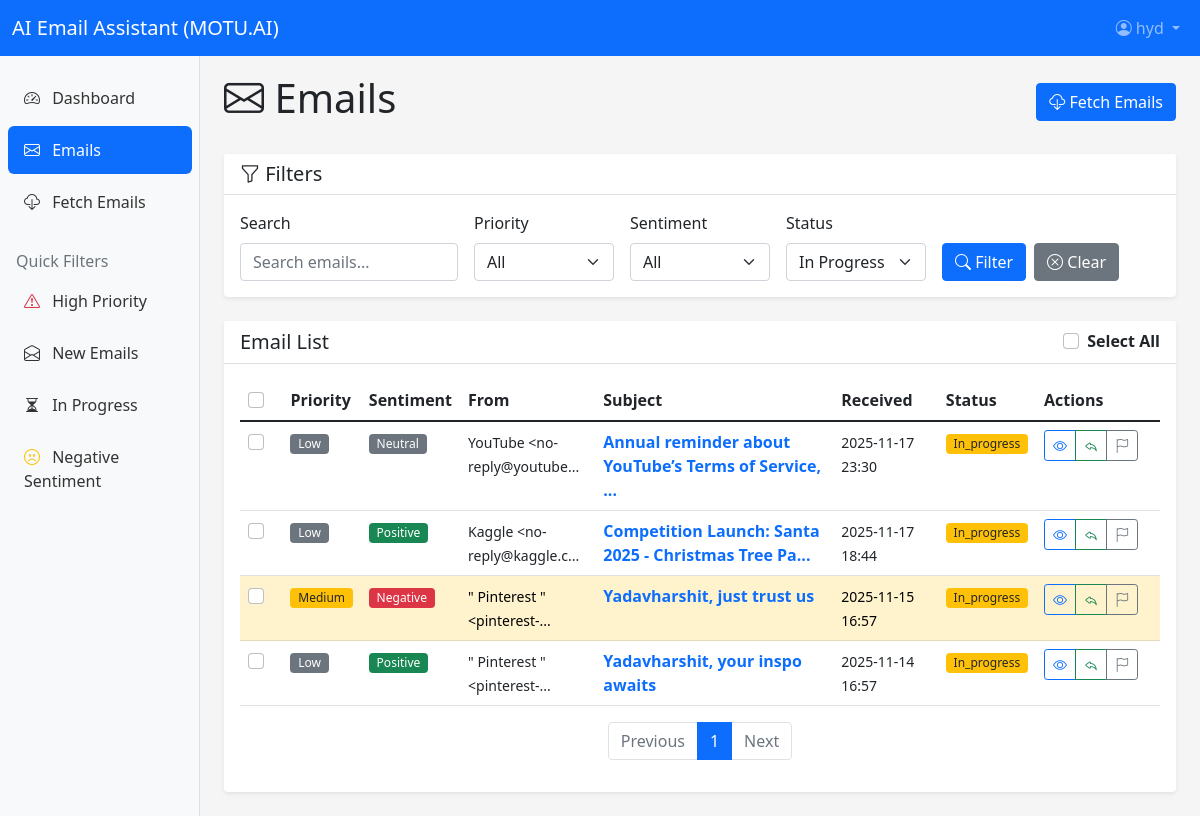
/emails?status=in_progress (signed in), run on the app's committed database.
### app/models.py (models this page shows, shortened)
class User(UserMixin, db.Model):
    __tablename__ = 'users'
    id = db.Column(db.Integer, primary_key=True)
    email = db.Column(db.String(120), unique=True, nullable=False, index=True)
    username = db.Column(db.String(80), unique=True, nullable=False)
    password_hash = db.Column(db.String(255), nullable=False)
    is_active = db.Column(db.Boolean, default=True)
    is_admin = db.Column(db.Boolean, default=False)
    created_at = db.Column(db.DateTime, default=datetime.utcnow)
    last_login = db.Column(db.DateTime)
    emails = db.relationship('Email', backref='user', lazy='dynamic')
    ai_usage = db.relationship('AIModelUsage', backref='user', lazy='dynamic')

class Email(db.Model):
    __tablename__ = 'emails'
    id = db.Column(db.Integer, primary_key=True)
    message_id = db.Column(db.String(255), unique=True, nullable=False, index=True)
    user_id = db.Column(db.Integer, db.ForeignKey('users.id'), nullable=False)
    thread_id = db.Column(db.Integer, db.ForeignKey('email_threads.id'), nullable=True)
    from_address = db.Column(db.String(255), nullable=False, index=True)
    to_address = db.Column(db.String(255), nullable=False)
    cc_address = db.Column(db.String(500))
    subject = db.Column(db.String(500), nullable=False)
    body = db.Column(db.Text)
    body_plain = db.Column(db.Text)
    body_html = db.Column(db.Text)
    received_at = db.Column(db.DateTime, nullable=False, index=True)
    created_at = db.Column(db.DateTime, default=datetime.utcnow)
    replied_at = db.Column(db.DateTime)
    sentiment = db.Column(db.String(20), index=True)  # positive, negative, neutral
    sentiment_score = db.Column(db.Float)  # confidence score
    priority = db.Column(db.String(20), index=True)  # high, medium, low
    status = db.Column(db.String(20), default='new', index=True)  # new, in_progress, replied, ignored
    is_read = db.Column(db.Boolean, default=False)
    is_flagged = db.Column(db.Boolean, default=False)
    generated_reply = db.Column(db.Text)
    ai_model_used = db.Column(db.String(50))
    message_size = db.Column(db.Integer)
    in_reply_to = db.Column(db.String(255))
    references = db.Column(db.Text)
    __table_args__ = (
        db.Index('idx_email_user_status', 'user_id', 'status'),
        db.Index('idx_email_user_priority', 'user_id', 'priority'),
        db.Index('idx_email_user_sentiment', 'user_id', 'sentiment'),
        db.Index('idx_email_received_at', 'received_at'),
    )
    @property
    def sentiment_badge_class(self):
        classes = {
            'positive': 'badge-success',
            'negative': 'badge-danger',
            'neutral': 'badge-secondary'
        }
        return classes.get(self.sentiment, 'badge-secondary')
    @property
    def priority_badge_class(self):
        classes = {
            'high': 'badge-danger',
            'medium': 'badge-warning',
            'low': 'badge-secondary'
        }
        return classes.get(self.priority, 'badge-secondary')
    @property
    def status_badge_class(self):
        classes = {
            'new': 'badge-primary',
            'in_progress': 'badge-warning',
            'replied': 'badge-success',
            'ignored': 'badge-secondary'
        }
        return classes.get(self.status, 'badge-secondary')

### app/main/routes.py (the view, shortened to what this page needs)
@bp.route("/emails")
@login_required
def emails_list():
    master_user_id = get_master_user_id()
    page = request.args.get("page", 1, type=int)
    priority_filter = request.args.get("priority", "all")
    sentiment_filter = request.args.get("sentiment", "all")
    status_filter = request.args.get("status", "all")
    search_query = request.args.get("search", "")
    query = Email.query.filter_by(user_id=master_user_id)
    if priority_filter != "all":
        query = query.filter_by(priority=priority_filter)
    if sentiment_filter != "all":
        query = query.filter_by(sentiment=sentiment_filter)
    if status_filter != "all":
        query = query.filter_by(status=status_filter)
    emails = query.order_by(desc(Email.received_at)).paginate(
        page=page,
        per_page=current_app.config["EMAILS_PER_PAGE"],
        error_out=False,
    )
    return render_template(
        "main/emails_list.html",
        title="Emails",
        emails=emails,
        priority_filter=priority_filter,
        sentiment_filter=sentiment_filter,
        status_filter=status_filter,
        search_query=search_query,
    )

### app/main/routes.py (called while the page is built)
def get_master_user_id() -> int:
    imap_email = current_app.config.get("IMAP_USERNAME") or os.getenv("IMAP_USERNAME")
    if imap_email:
        master = User.query.filter_by(email=imap_email).first()
        if master:
            return master.id
    fallback = User.query.filter_by(is_active=True).order_by(User.id.asc()).first()
    if fallback:
        return fallback.id
    if current_user and current_user.is_authenticated:
        return current_user.id
    return 1

### app/models.py (called while the page is built)
@login_manager.user_loader
def load_user(user_id):
    return User.query.get(int(user_id))

### app/templates/main/emails_list.html (shortened to what this page needs)
{% extends "base.html" %}
{% block content %}
<div class="d-flex justify-content-between align-items-center mb-4">
    <h1><i class="bi bi-envelope"></i> Emails</h1>
    <button class="btn btn-primary" onclick="fetchEmails()">
        <i class="bi bi-cloud-download"></i> Fetch Emails
    </button>
</div>
<div class="card mb-4">
    <div class="card-header">
        <h5 class="mb-0"><i class="bi bi-funnel"></i> Filters</h5>
    </div>
    <div class="card-body">
        <form method="GET" class="row g-3">
            <div class="col-md-3">
                <label for="search" class="form-label">Search</label>
                <input type="text" class="form-control" id="search" name="search"
                       placeholder="Search emails..." value="{{ search_query }}">
            </div>
            <div class="col-md-2">
                <label for="priority" class="form-label">Priority</label>
                <select class="form-select" id="priority" name="priority">
                    <option value="all" {% if priority_filter == 'all' %}selected{% endif %}>All</option>
                </select>
            </div>
            <div class="col-md-2">
                <label for="sentiment" class="form-label">Sentiment</label>
                <select class="form-select" id="sentiment" name="sentiment">
                    <option value="all" {% if sentiment_filter == 'all' %}selected{% endif %}>All</option>
                </select>
            </div>
            <div class="col-md-2">
                <label for="status" class="form-label">Status</label>
                <select class="form-select" id="status" name="status">
                    <option value="in_progress" {% if status_filter == 'in_progress' %}selected{% endif %}>In Progress</option>
                </select>
            </div>
            <div class="col-md-3 d-flex align-items-end">
                <button type="submit" class="btn btn-primary me-2">
                    <i class="bi bi-search"></i> Filter
                </button>
                <a href="{{ url_for('main.emails_list') }}" class="btn btn-secondary">
                    <i class="bi bi-x-circle"></i> Clear
                </a>
            </div>
        </form>
    </div>
</div>
<div class="card">
    <div class="card-header d-flex justify-content-between align-items-center">
        <h5 class="mb-0">Email List</h5>
        <div class="form-check">
            <input class="form-check-input" type="checkbox" id="selectAll" onchange="toggleSelectAll()">
            <label class="form-check-label" for="selectAll">Select All</label>
        </div>
    </div>
    <div class="card-body">
        {% if emails.items %}
            <div class="table-responsive">
                <table class="table table-hover">
                    <thead>
                        <tr>
                            <th width="5%">
                                <input type="checkbox" class="form-check-input" onchange="toggleSelectAll()">
                            </th>
                            <th width="8%">Priority</th>
                            <th width="8%">Sentiment</th>
                            <th width="15%">From</th>
                            <th width="30%">Subject</th>
                            <th width="12%">Received</th>
                            <th width="8%">Status</th>
                            <th width="14%">Actions</th>
                        </tr>
                    </thead>
                    <tbody>
                        {% for email in emails.items %}
                        <tr class="{% if email.priority == 'high' %}table-danger{% elif email.priority == 'medium' %}table-warning{% endif %}">
                            <td>
                                <input type="checkbox" class="form-check-input email-checkbox" value="{{ email.id }}" onchange="updateBulkActions()">
                            </td>
                            <td>
                                <span class="badge {{ email.priority_badge_class }}">
                                    {{ email.priority|title }}
                                </span>
                            </td>
                            <td>
                                <span class="badge {{ email.sentiment_badge_class }}">
                                    {{ email.sentiment|title }}
                                </span>
                            </td>
                            <td>
                                <small>{{ email.from_address[:25] }}{% if email.from_address|length > 25 %}...{% endif %}</small>
                            </td>
                            <td>
                                <a href="{{ url_for('main.email_detail', email_id=email.id) }}" class="text-decoration-none">
                                    <strong>{{ email.subject[:50] }}{% if email.subject|length > 50 %}...{% endif %}</strong>
                                </a>
                            </td>
                            <td>
                                <small>{{ email.received_at.strftime('%Y-%m-%d %H:%M') }}</small>
                            </td>
                            <td>
                                <span class="badge {{ email.status_badge_class }}">
                                    {{ email.status|title }}
                                </span>
                            </td>
                            <td>
                                <div class="btn-group btn-group-sm">
                                    <a href="{{ url_for('main.email_detail', email_id=email.id) }}"
                                       class="btn btn-outline-primary" title="View">
                                        <i class="bi bi-eye"></i>
                                    </a>
                                    {% if email.generated_reply %}
                                        <a href="{{ url_for('main.email_detail', email_id=email.id) }}#reply"
                                           class="btn btn-outline-success" title="View Reply">
                                            <i class="bi bi-reply"></i>
                                        </a>
                                    {% endif %}
                                    <button class="btn btn-outline-secondary" title="Flag" onclick="toggleFlag({{ email.id }})">
                                        <i class="bi {% if email.is_flagged %}bi-flag-fill{% else %}bi-flag{% endif %}"></i>
                                    </button>
                                </div>
                            </td>
                        </tr>
                        {% endfor %}
                    </tbody>
                </table>
            </div>
            <nav aria-label="Email pagination">
                <ul class="pagination justify-content-center">
                    {% if emails.has_prev %}
                        <li class="page-item">
                            <a class="page-link" href="{{ url_for('main.emails_list', page=emails.prev_num, priority=priority_filter, sentiment=sentiment_filter, status=status_filter, search=search_query) }}">
                                Previous
                            </a>
                        </li>
                    {% else %}
                        <li class="page-item disabled">
                            <span class="page-link">Previous</span>
                        </li>
                    {% endif %}
                    {% for page_num in emails.iter_pages(left_edge=1, right_edge=1, left_current=1, right_current=2) %}
                        {% if page_num %}
                            {% if page_num != emails.page %}
                                <li class="page-item">
                                    <a class="page-link" href="{{ url_for('main.emails_list', page=page_num, priority=priority_filter, sentiment=sentiment_filter, status=status_filter, search=search_query) }}">
                                        {{ page_num }}
                                    </a>
                                </li>
                            {% else %}
                                <li class="page-item active">
                                    <span class="page-link">{{ page_num }}</span>
                                </li>
                            {% endif %}
                        {% else %}
                            <li class="page-item disabled">
                                <span class="page-link">...</span>
                            </li>
                        {% endif %}
                    {% endfor %}
                    {% if emails.has_next %}
                        <li class="page-item">
                            <a class="page-link" href="{{ url_for('main.emails_list', page=emails.next_num, priority=priority_filter, sentiment=sentiment_filter, status=status_filter, search=search_query) }}">
                                Next
                            </a>
                        </li>
                    {% else %}
                        <li class="page-item disabled">
                            <span class="page-link">Next</span>
                        </li>
                    {% endif %}
                </ul>
            </nav>
        {% endif %}
    </div>
</div>
{% endblock %}

### app/templates/partials/_navbar.html (shortened to what this page needs)
<nav class="navbar navbar-expand-lg navbar-dark bg-primary fixed-top">
    <div class="container-fluid">
        <a class="navbar-brand" href="{{ url_for('main.index') }}">
             AI Email Assistant (MOTU.AI)
        </a>
        <div class="collapse navbar-collapse" id="navbarNav">
            <ul class="navbar-nav ms-auto">
                {% if current_user.is_authenticated %}
                    <li class="nav-item dropdown">
                        <a class="nav-link dropdown-toggle" href="#" id="navbarDropdown" role="button" data-bs-toggle="dropdown">
                            <i class="bi bi-person-circle"></i> {{ current_user.username }}
                        </a>
                    </li>
                {% endif %}
            </ul>
        </div>
    </div>
</nav>

### app/static/css/main.css (style rules this page uses)
:root { --primary-color: #0d6efd; --secondary-color: #6c757d; --success-color: #198754; --danger-color: #dc3545; --warning-color: #ffc107; --info-color: #0dcaf0; --light-color: #f8f9fa; --dark-color: #212529; }
body { padding-top: 50px; }
body { font-family: 'Segoe UI', Tahoma, Geneva, Verdana, sans-serif; background-color: #f5f5f5; }
.card { border: none; box-shadow: 0 0.125rem 0.25rem rgba(0, 0, 0, 0.075); transition: box-shadow 0.3s ease; }
.card-header { background-color: #fff; border-bottom: 1px solid rgba(0, 0, 0, 0.125); font-weight: 600; }
.badge { font-weight: 500; padding: 0.35em 0.65em; }
.card { animation: fadeInUp 0.3s ease-out; }
.table-warning { background-color: rgba(255, 193, 7, 0.05); }
.navbar, .navbar-nav, .nav-item { overflow: visible !important; }
.badge-success { background-color: var(--success-color); color: #fff; }
.badge-danger { background-color: var(--danger-color); color: #fff; }
.badge-warning { background-color: var(--warning-color); color: #212529; }
.badge-secondary { background-color: var(--secondary-color); color: #fff; }

### data on the page
User: username "hyd"
Email: priority "Low", sentiment "Neutral", from_address "YouTube <no-reply@youtube", subject "Annual reminder about YouTube’s Terms of Service,", received_at "2025-11-17 23:30", status "In_progress", is_flagged False (drawn)
Email: priority "Low", sentiment "Positive", from_address "Kaggle <no-reply@kaggle.c", subject "Competition Launch: Santa 2025 - Christmas Tree Pa", received_at "2025-11-17 18:44", status "In_progress", is_flagged False (drawn)
Email: priority "Medium", sentiment "Negative", from_address "\" Pinterest \" <pinterest-", subject "Yadavharshit, just trust us", received_at "2025-11-15 16:57", status "In_progress", is_flagged False (drawn)
Email: priority "Low", sentiment "Positive", from_address "\" Pinterest \" <pinterest-", subject "Yadavharshit, your inspo awaits", received_at "2025-11-14 16:57", status "In_progress", is_flagged False (drawn)

### other printed values
{{ page_num }} "1"
